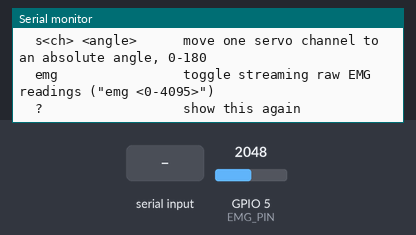
Recording of a program running on a simulated ESP32-S3. On the bench: the last lines printed to the serial monitor. Inputs (shaded band) come from the test bench; at power-on: GPIO 5 (EMG_PIN) = 2048 (analog values on the 0–4095 scale).

Above: at 1.2 s.
1.3 s: "stop\n" received over Serial
At 1.9 s:
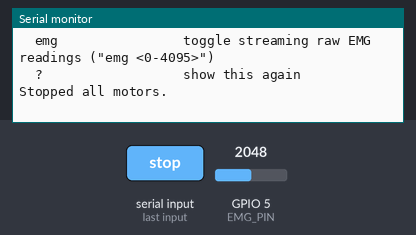
2.8 s: "speed \n" received over Serial
At 4.0 s:
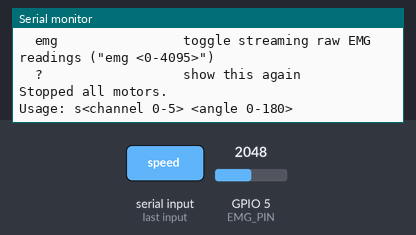
4.3 s: "emg\n" received over Serial
At 5.2 s:
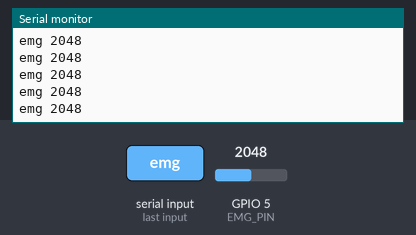

Measured:
- after the input at 1.3 s, the serial monitor: prints a new line at once (image 1)
- after the input at 2.8 s, the serial monitor: prints a new line at once (image 2)
- after the input at 4.3 s, the serial monitor: prints a new line at once (image 3)

The program:

main.cpp
```cpp
// Stepper + servo bring-up firmware for the 6-DOF arm.
// Drives NEMA17/A4988 stepper axes and 5 gripper/hand servos over serial.
// Servos run through a PCA9685 I2C PWM driver board. Also reads a
// single-channel analog EMG sensor on GPIO5 for bring-up testing (legacy,
// unused now that the project has moved to camera-guided control). No
// limit switches or homing yet, so each axis is soft-capped in firmware
// to one full output/joint rotation (accounting for gear ratio) in either
// direction from wherever it powered on - see maxAxisSteps().
//
// Serial commands, 115200 baud:
//   m<axis> <steps>      move one motor a relative number of steps, e.g. m0 200
//                         (clamped to +/-1 output rev from power-on position:
//                         +/-6000 steps on the geared axes 0-4, +/-200 on
//                         axis 5, the direct-drive hand)
//   speed m<axis> <v>    set that motor's max speed in steps/sec
//   stop                 stop all motors immediately
//   s<ch> <angle>        move one servo channel to an absolute angle, 0-180
//   emg                  toggle streaming raw EMG readings ("emg <0-4095>")
//   ?                    show this again

#include <Arduino.h>
#include <AccelStepper.h>
#include <Wire.h>
#include <Adafruit_PWMServoDriver.h>

constexpr int NUM_AXES = 6;

struct AxisPins {
  uint8_t step;
  uint8_t dir;
};

// Stepper configuration - one STEP/DIR pair per joint
const AxisPins AXIS_PINS[NUM_AXES] = {
  {1, 2},
  {42, 41},
  {40, 39},
  {38, 37},
  {36, 35},
  {48, 47},
};

constexpr float DEFAULT_MAX_SPEED = 500.0;     // steps/sec, conservative for first bring-up
constexpr float DEFAULT_ACCELERATION = 250.0;  // steps/sec^2

// Motor/gearbox configuration. Every motor is 200 full steps/rev (1.8
// deg/step, no microstepping) at its own shaft. Axes 0-4 drive their joint
// through a 30:1 cycloidal gearbox, so it takes 200*30 = 6000 motor steps
// for one output/joint rotation; axis 5 (the hand) is direct-drive with no
// gearbox, so 200 motor steps is one output rotation there.
constexpr int STEPS_PER_MOTOR_REV = 200;
const int GEAR_RATIO[NUM_AXES] = {30, 30, 30, 30, 30, 1};

// No limit switches or homing yet, so as a stand-in safety limit, cap each
// axis to one full *output/joint* rotation (accounting for that axis's
// gear ratio) in either direction from wherever it happened to power on.
long maxAxisSteps(int axis) {
  return (long)STEPS_PER_MOTOR_REV * GEAR_RATIO[axis];
}

AccelStepper axes[NUM_AXES] = {
  AccelStepper(AccelStepper::DRIVER, AXIS_PINS[0].step, AXIS_PINS[0].dir),
  AccelStepper(AccelStepper::DRIVER, AXIS_PINS[1].step, AXIS_PINS[1].dir),
  AccelStepper(AccelStepper::DRIVER, AXIS_PINS[2].step, AXIS_PINS[2].dir),
  AccelStepper(AccelStepper::DRIVER, AXIS_PINS[3].step, AXIS_PINS[3].dir),
  AccelStepper(AccelStepper::DRIVER, AXIS_PINS[4].step, AXIS_PINS[4].dir),
  AccelStepper(AccelStepper::DRIVER, AXIS_PINS[5].step, AXIS_PINS[5].dir),
};

// Servo configuration - PCA9685 over I2C, default address 0x40
constexpr int I2C_SDA_PIN = 21;
constexpr int I2C_SCL_PIN = 45;  // strapping pin, only sampled at boot
constexpr int NUM_SERVOS = 6;
constexpr int SERVO_MIN_ANGLE = 0;
constexpr int SERVO_MAX_ANGLE = 180;
constexpr int SERVO_MIN_PULSE_US = 500;
constexpr int SERVO_MAX_PULSE_US = 2400;
constexpr float PWM_FREQ_HZ = 50.0;

Adafruit_PWMServoDriver pwm = Adafruit_PWMServoDriver();

// EMG sensor (Advancer Technologies Muscle Sensor v3 or clone) - needs
// a dual +Vs/-Vs supply (e.g. two 9V batteries, center tap = GND), and
// its SIG output swings 0-Vs, so it goes through an external resistor
// divider (SIG -> 20k -> node -> 10k -> GND, node -> GPIO5) to land
// within the ADC's 0-3.3V range before reaching this pin. GPIO5 is
// ADC1_CH4, free and not shared with any stepper/I2C pin above.
constexpr int EMG_PIN = 5;
constexpr unsigned long EMG_SAMPLE_INTERVAL_MS = 20;  // ~50 Hz

bool emgStreaming = false;
unsigned long lastEmgSampleMs = 0;

uint16_t angleToTicks(int angle) {
  long pulseUs = map(angle, 0, 180, SERVO_MIN_PULSE_US, SERVO_MAX_PULSE_US);
  return (uint16_t)((pulseUs * 4096L) / (long)(1000000.0 / PWM_FREQ_HZ));
}

void printHelp() {
  Serial.println();
  Serial.println("Commands:");
  Serial.println("  m<axis> <steps>    move one motor a relative number of steps, e.g. m0 200");
  Serial.println("                     (clamped to +/-1 output rev from power-on: +/-6000 steps");
  Serial.println("                     on geared axes 0-4, +/-200 on axis 5 the direct-drive hand)");
  Serial.println("  speed m<axis> <v>  set that motor's max speed in steps/sec");
  Serial.println("  stop               stop all motors immediately");
  Serial.println("  s<ch> <angle>      move one servo channel to an absolute angle, 0-180");
  Serial.println("  emg                toggle streaming raw EMG readings (\"emg <0-4095>\")");
  Serial.println("  ?                  show this again");
}

void handleCommand(String line) {
  line.trim();
  if (line.length() == 0) {
    return;
  }

  if (line == "?") {
    printHelp();
    return;
  }

  if (line == "stop") {
    for (int i = 0; i < NUM_AXES; i++) {
      axes[i].stop();
    }
    Serial.println("Stopped all motors.");
    return;
  }

  if (line.startsWith("speed ")) {
    int axis, value;
    if (sscanf(line.c_str(), "speed m%d %d", &axis, &value) == 2 &&
        axis >= 0 && axis < NUM_AXES) {
      axes[axis].setMaxSpeed((float)value);
      Serial.printf("Motor %d max speed set to %d steps/sec.\n", axis, value);
    } else {
      Serial.println("Usage: speed m<axis> <steps/sec>");
    }
    return;
  }

  if (line.startsWith("m")) {
    int axis, steps;
    if (sscanf(line.c_str(), "m%d %d", &axis, &steps) == 2 &&
        axis >= 0 && axis < NUM_AXES) {
      long limit = maxAxisSteps(axis);
      long target = axes[axis].currentPosition() + (long)steps;
      long clampedTarget = constrain(target, -limit, limit);
      if (clampedTarget != target) {
        Serial.printf("Motor %d move clamped to stay within +/-%ld steps (1 output rev) of power-on position.\n",
                      axis, limit);
      }
      axes[axis].moveTo(clampedTarget);
      Serial.printf("Motor %d moving to %ld steps from power-on.\n", axis, clampedTarget);
    } else {
      Serial.printf("Usage: m<axis 0-%d> <steps>\n", NUM_AXES - 1);
    }
    return;
  }

  if (line == "emg") {
    emgStreaming = !emgStreaming;
    Serial.println(emgStreaming ? "EMG streaming on." : "EMG streaming off.");
    return;
  }

  if (line.startsWith("s")) {
    int channel, angle;
    if (sscanf(line.c_str(), "s%d %d", &channel, &angle) == 2 &&
        channel >= 0 && channel < NUM_SERVOS &&
        angle >= SERVO_MIN_ANGLE && angle <= SERVO_MAX_ANGLE) {
      pwm.setPWM(channel, 0, angleToTicks(angle));
      Serial.printf("Servo %d moving to %d degrees.\n", channel, angle);
    } else {
      Serial.printf("Usage: s<channel 0-%d> <angle %d-%d>\n",
                     NUM_SERVOS - 1, SERVO_MIN_ANGLE, SERVO_MAX_ANGLE);
    }
    return;
  }

  Serial.println("Unrecognized command, type ? for help.");
}

void setup() {
  Serial.begin(115200);
  while (!Serial) {
    // wait for USB serial to come up on boards where this matters
  }

  for (int i = 0; i < NUM_AXES; i++) {
    axes[i].setMaxSpeed(DEFAULT_MAX_SPEED);
    axes[i].setAcceleration(DEFAULT_ACCELERATION);
  }

  Wire.begin(I2C_SDA_PIN, I2C_SCL_PIN);
  pwm.begin();
  pwm.setPWMFreq(PWM_FREQ_HZ);

  pinMode(EMG_PIN, INPUT);
  analogReadResolution(12);                     // 0-4095 across 0-3.3V
  analogSetPinAttenuation(EMG_PIN, ADC_11db);    // full 0-3.3V input range

  Serial.println("Stepper + servo bring-up firmware ready.");
  printHelp();
}

void loop() {
  if (Serial.available()) {
    String line = Serial.readStringUntil('\n');
    handleCommand(line);
  }

  for (int i = 0; i < NUM_AXES; i++) {
    axes[i].run();
  }

  if (emgStreaming && millis() - lastEmgSampleMs >= EMG_SAMPLE_INTERVAL_MS) {
    lastEmgSampleMs = millis();
    Serial.printf("emg %d\n", analogRead(EMG_PIN));
  }
}
```
